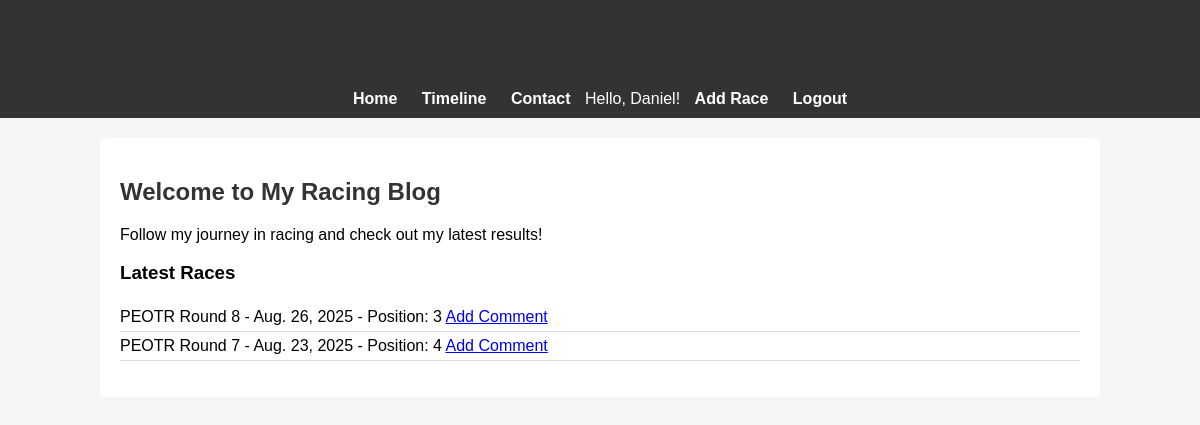
Screenshot of / (signed in) with the database file from the repository.
### main/models.py (models this page shows, shortened)
class RaceResult(models.Model):
    race_name = models.CharField(max_length=100)
    date = models.DateField()
    position = models.PositiveIntegerField()
    car_used = models.CharField(max_length=50)
    notes = models.TextField(blank=True, null=True)

### main/views.py (the view)
# urls.py: 2. Add a URL to urlpatterns:  path('', views.home, name='home')
def home(request):
    top_races = RaceResult.objects.order_by('-date')[:3]
    return render(request, 'home.html', {'top_races': top_races})

### main/templates/home.html
 {% load static %}
<link rel="stylesheet" href="{% static 'css/style.css' %}">
 <header>
    <h1>My Racing Blog</h1>
    <nav>
        <a href="{% url 'home' %}">Home</a>
        <a href="{% url 'timeline' %}">Timeline</a>
        <a href="{% url 'contact' %}">Contact</a>
        {% if user.is_authenticated %}
            <span>Hello, {{ user.username }}!</span>
            <a href="{% url 'add_race' %}" class="btn btn-primary">Add Race</a>
            <a href="{% url 'logout' %}">Logout</a>
        {% else %}
            <a href="{% url 'login' %}">Login</a>
            <a href="{% url 'register' %}">Register</a>
        {% endif %}
    </nav>
</header>
<div class="container">
<h2>Welcome to My Racing Blog</h2>
<p>Follow my journey in racing and check out my latest results!</p>
<h3>Latest Races</h3>
<ul>
  {% for race in top_races %}
    <li>
      {{ race.race_name }} - {{ race.date }} - Position: {{ race.position }}
      <a href="{% url 'add_comment' race.id %}">Add Comment</a>
    </li>
  {% empty %}
    <li>No races yet.</li>
  {% endfor %}
</ul>
</div>

### main/static/css/style.css (style rules this page uses)
header { background-color: #333; color: white; padding: 10px 0; text-align: center; }
nav a { color: white; text-decoration: none; margin: 0 10px; font-weight: bold; }
.container { width: 80%; margin: 20px auto; background-color: white; padding: 20px; border-radius: 5px; }
h1, h2 { color: #333; }
ul { list-style: none; padding: 0; }
ul li { padding: 5px 0; border-bottom: 1px solid #ddd; }

### rows the page displays
RaceResult: race_name "PEOTR Round 8", date "Aug. 26, 2025", position "3"
RaceResult: race_name "PEOTR Round 7", date "Aug. 23, 2025", position "4"

### other values shown
{{ user.username }} "Daniel"
